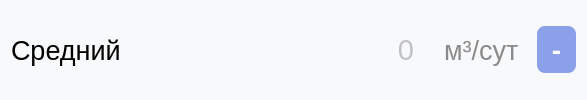
                     <widget class="QWidget" name="widget_40" native="true">
                      <property name="font">
                       <font>
                        <pointsize>36</pointsize>
                       </font>
                      </property>
                      <property name="styleSheet">
                       <string notr="true">border-radius: 8px;
background-color:rgb(248, 249, 251);
color: rgb(140, 139, 139);</string>
                      </property>
                      <layout class="QHBoxLayout" name="horizontalLayout_70">
                       <item>
                        <widget class="QLabel" name="sr_syt_text">
                         <property name="minimumSize">
                          <size>
                           <width>0</width>
                           <height>0</height>
                          </size>
                         </property>
                         <property name="maximumSize">
                          <size>
                           <width>16777215</width>
                           <height>16777215</height>
                          </size>
                         </property>
                         <property name="font">
                          <font>
                           <pointsize>20</pointsize>
                          </font>
                         </property>
                         <property name="styleSheet">
                          <string notr="true">background-color:rgb(248, 249, 251);
color: rgb(0, 0, 0);
margin-right: 0px;
</string>
                         </property>
                         <property name="inputMethodHints">
                          <set>Qt::ImhNone</set>
                         </property>
                         <property name="text">
                          <string>Средний</string>
                         </property>
                         <property name="wordWrap">
                          <bool>true</bool>
                         </property>
                        </widget>
                       </item>
                       <item>
                        <widget class="QLineEdit" name="sr_syt">
                         <property name="minimumSize">
                          <size>
                           <width>0</width>
                           <height>0</height>
                          </size>
                         </property>
                         <property name="font">
                          <font>
                           <family>MS Shell Dlg 2</family>
                           <pointsize>22</pointsize>
                           <weight>50</weight>
                           <italic>false</italic>
                           <bold>false</bold>
                           <strikeout>false</strikeout>
                          </font>
                         </property>
                         <property name="layoutDirection">
                          <enum>Qt::LeftToRight</enum>
                         </property>
                         <property name="styleSheet">
                          <string notr="true">background-color:rgb(248, 249, 251);
color: rgb(140, 139, 139);
outline: 0px;
padding-left: 10px;
margin-left: 20px;
margin-right: 10px;
border-top-left-radius: 0px;
border-bottom-left-radius: 00px;
border: none;

</string>
                         </property>
                         <property name="alignment">
                          <set>Qt::AlignRight|Qt::AlignTrailing|Qt::AlignVCenter</set>
                         </property>
                         <property name="placeholderText">
                          <string>0</string>
                         </property>
                        </widget>
                       </item>
                       <item>
                        <widget class="QLabel" name="sr_syt_dim">
                         <property name="font">
                          <font>
                           <pointsize>20</pointsize>
                          </font>
                         </property>
                         <property name="styleSheet">
                          <string notr="true">margin-left: 5px;
margin-right: 5px;</string>
                         </property>
                         <property name="text">
                          <string>м³/сут</string>
                         </property>
                        </widget>
                       </item>
                       <item>
                        <widget class="QPushButton" name="clean_sr_syt">
                         <property name="font">
                          <font>
                           <family>Montserrat</family>
                           <pointsize>20</pointsize>
                           <weight>75</weight>
                           <bold>true</bold>
                          </font>
                         </property>
                         <property name="styleSheet">
                          <string notr="true">QPushButton {
background-color:rgb(138, 161, 233);
color:rgb(255, 255, 255);
font-weight: 600;
border-radius: 8px;
padding: 5px 15px;
outline: 0px;
}
QPushButton:hover{
background-color: rgb(125, 143, 202);
}</string>
                         </property>
                         <property name="text">
                          <string>-</string>
                         </property>
                        </widget>
                       </item>
                      </layout>
                     </widget>
